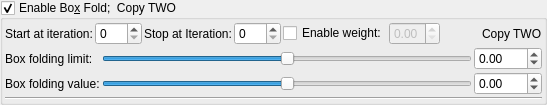
    <widget class="MyGroupBox" name="groupCheck_transform_box_fold2_enabled">
     <property name="title">
      <string>Enable Bo&amp;x Fold;  Copy TWO</string>
     </property>
     <property name="checkable">
      <bool>true</bool>
     </property>
     <layout class="QVBoxLayout" name="verticalLayout_4" stretch="0,0,0">
      <property name="spacing">
       <number>2</number>
      </property>
      <property name="leftMargin">
       <number>2</number>
      </property>
      <property name="topMargin">
       <number>2</number>
      </property>
      <property name="rightMargin">
       <number>2</number>
      </property>
      <property name="bottomMargin">
       <number>2</number>
      </property>
      <item>
       <layout class="QGridLayout" name="gridLayout_14">
        <item row="0" column="5">
         <widget class="QCheckBox" name="checkBox_transform_box_fold2_weight_enabled">
          <property name="text">
           <string>Enable weight:</string>
          </property>
         </widget>
        </item>
        <item row="0" column="8">
         <widget class="QLabel" name="label_108">
          <property name="text">
           <string>Copy TWO</string>
          </property>
         </widget>
        </item>
        <item row="0" column="0">
         <widget class="QLabel" name="label_14">
          <property name="text">
           <string>Start at iteration:</string>
          </property>
         </widget>
        </item>
        <item row="0" column="1">
         <widget class="MySpinBox" name="spinboxInt_transform_box_fold2_start_iterations">
          <property name="sizePolicy">
           <sizepolicy hsizetype="Minimum" vsizetype="Maximum">
            <horstretch>0</horstretch>
            <verstretch>0</verstretch>
           </sizepolicy>
          </property>
          <property name="minimum">
           <number>0</number>
          </property>
          <property name="maximum">
           <number>250</number>
          </property>
          <property name="value">
           <number>0</number>
          </property>
         </widget>
        </item>
        <item row="0" column="4">
         <widget class="MySpinBox" name="spinboxInt_transform_box_fold2_stop_iterations">
          <property name="sizePolicy">
           <sizepolicy hsizetype="Minimum" vsizetype="Maximum">
            <horstretch>0</horstretch>
            <verstretch>0</verstretch>
           </sizepolicy>
          </property>
          <property name="maximum">
           <number>250</number>
          </property>
         </widget>
        </item>
        <item row="0" column="2">
         <widget class="QLabel" name="label_19">
          <property name="text">
           <string>Stop at Iteration:</string>
          </property>
         </widget>
        </item>
        <item row="0" column="7">
         <spacer name="horizontalSpacer_8">
          <property name="orientation">
           <enum>Qt::Horizontal</enum>
          </property>
          <property name="sizeHint" stdset="0">
           <size>
            <width>40</width>
            <height>20</height>
           </size>
          </property>
         </spacer>
        </item>
        <item row="0" column="6">
         <widget class="MyDoubleSpinBox" name="spinbox_transform_box_fold2_weight">
          <property name="enabled">
           <bool>false</bool>
          </property>
          <property name="sizePolicy">
           <sizepolicy hsizetype="Minimum" vsizetype="Maximum">
            <horstretch>0</horstretch>
            <verstretch>0</verstretch>
           </sizepolicy>
          </property>
          <property name="prefix">
           <string/>
          </property>
          <property name="suffix">
           <string/>
          </property>
          <property name="decimals">
           <number>2</number>
          </property>
          <property name="minimum">
           <double>0.000000000000000</double>
          </property>
          <property name="maximum">
           <double>1.000000000000000</double>
          </property>
          <property name="singleStep">
           <double>0.100000000000000</double>
          </property>
         </widget>
        </item>
       </layout>
      </item>
      <item>
       <layout class="QGridLayout" name="gridLayout_11">
        <property name="spacing">
         <number>2</number>
        </property>
        <item row="0" column="2">
         <widget class="MyDoubleSpinBox" name="spinbox_transform_box_fold2_folding_limit">
          <property name="sizePolicy">
           <sizepolicy hsizetype="Minimum" vsizetype="Maximum">
            <horstretch>0</horstretch>
            <verstretch>0</verstretch>
           </sizepolicy>
          </property>
          <property name="prefix">
           <string/>
          </property>
          <property name="suffix">
           <string/>
          </property>
          <property name="decimals">
           <number>2</number>
          </property>
          <property name="minimum">
           <double>-100.000000000000000</double>
          </property>
          <property name="maximum">
           <double>100.000000000000000</double>
          </property>
          <property name="singleStep">
           <double>0.100000000000000</double>
          </property>
         </widget>
        </item>
        <item row="0" column="0">
         <widget class="QLabel" name="label_12">
          <property name="text">
           <string>Box folding limit:</string>
          </property>
         </widget>
        </item>
        <item row="1" column="2">
         <widget class="MyDoubleSpinBox" name="spinbox_transform_box_fold2_folding_value">
          <property name="sizePolicy">
           <sizepolicy hsizetype="Minimum" vsizetype="Maximum">
            <horstretch>0</horstretch>
            <verstretch>0</verstretch>
           </sizepolicy>
          </property>
          <property name="prefix">
           <string/>
          </property>
          <property name="suffix">
           <string/>
          </property>
          <property name="decimals">
           <number>2</number>
          </property>
          <property name="minimum">
           <double>-100.000000000000000</double>
          </property>
          <property name="maximum">
           <double>100.000000000000000</double>
          </property>
          <property name="singleStep">
           <double>0.100000000000000</double>
          </property>
         </widget>
        </item>
        <item row="1" column="0">
         <widget class="QLabel" name="label_10">
          <property name="text">
           <string>Box folding value:</string>
          </property>
         </widget>
        </item>
        <item row="0" column="1">
         <widget class="QSlider" name="slider_transform_box_fold2_folding_limit">
          <property name="sizePolicy">
           <sizepolicy hsizetype="Expanding" vsizetype="Maximum">
            <horstretch>0</horstretch>
            <verstretch>0</verstretch>
           </sizepolicy>
          </property>
          <property name="minimum">
           <number>-10000</number>
          </property>
          <property name="maximum">
           <number>10000</number>
          </property>
          <property name="singleStep">
           <number>1</number>
          </property>
          <property name="orientation">
           <enum>Qt::Horizontal</enum>
          </property>
         </widget>
        </item>
        <item row="1" column="1">
         <widget class="QSlider" name="slider_transform_box_fold2_folding_value">
          <property name="sizePolicy">
           <sizepolicy hsizetype="Expanding" vsizetype="Maximum">
            <horstretch>0</horstretch>
            <verstretch>0</verstretch>
           </sizepolicy>
          </property>
          <property name="minimum">
           <number>-10000</number>
          </property>
          <property name="maximum">
           <number>10000</number>
          </property>
          <property name="singleStep">
           <number>1</number>
          </property>
          <property name="orientation">
           <enum>Qt::Horizontal</enum>
          </property>
         </widget>
        </item>
       </layout>
      </item>
      <item>
       <widget class="Line" name="line">
        <property name="orientation">
         <enum>Qt::Horizontal</enum>
        </property>
       </widget>
      </item>
     </layout>
    </widget>
